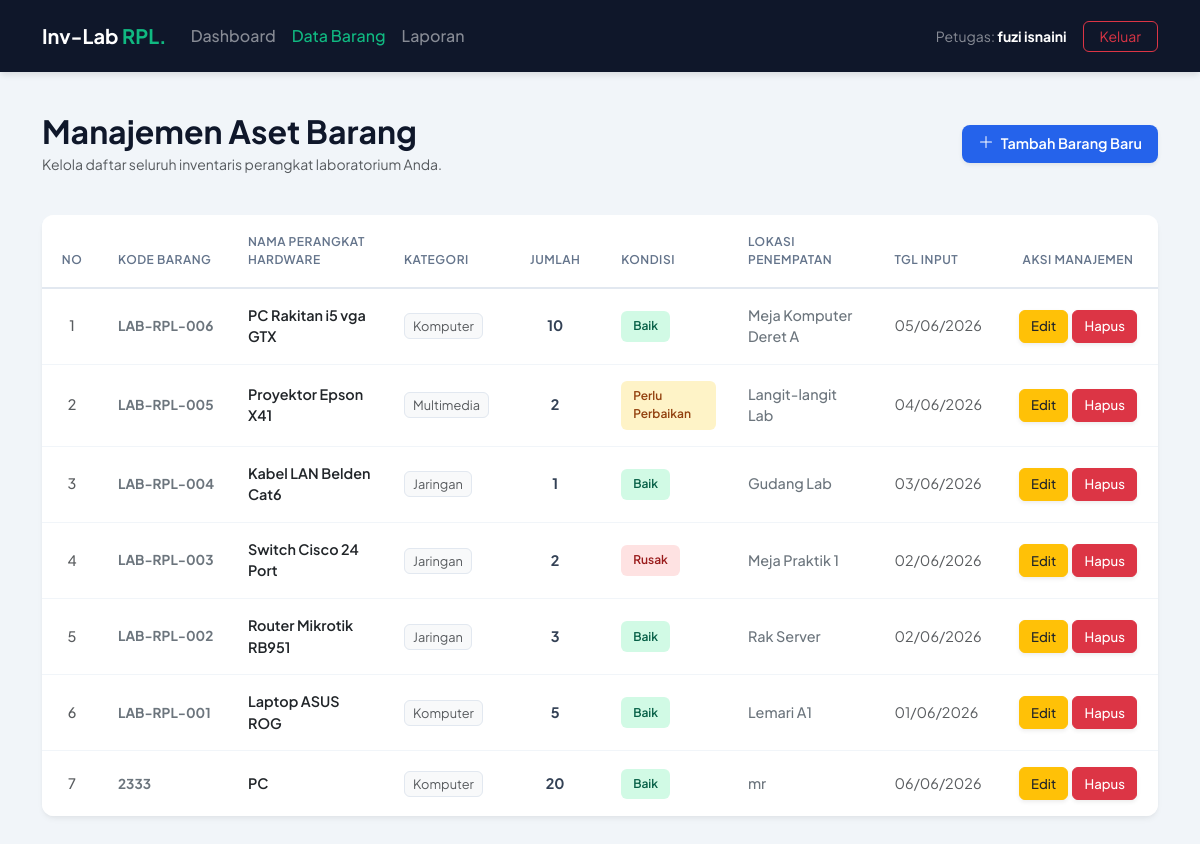
Screenshot of /barang/index.php (signed in) with the database file from the repository.
### tables this page shows
CREATE TABLE `barang` (
  `id` int NOT NULL,
  `user_id` int NOT NULL,
  `nama_barang` varchar(100) NOT NULL,
  `kode_barang` varchar(50) NOT NULL,
  `kategori` varchar(100) NOT NULL,
  `jumlah` int NOT NULL,
  `kondisi` varchar(50) NOT NULL,
  `lokasi` varchar(100) NOT NULL,
  `tanggal_input` date NOT NULL,
  `created_at` timestamp NULL DEFAULT NULL,
  `updated_at` timestamp NULL DEFAULT NULL
);

### barang/index.php (the view, shortened to what this page needs)
<?php
include '../config/database.php';
$user_id = $_SESSION['user_id'];
$query = mysqli_query($conn, "SELECT * FROM barang WHERE user_id=$user_id ORDER BY id DESC");
?>
<!DOCTYPE html>
<html lang="id">
<head>
    <link href="https://cdn.jsdelivr.net/npm/bootstrap@5.3.0/dist/css/bootstrap.min.css" rel="stylesheet">
</head>
<body>
<nav class="navbar navbar-expand-lg navbar-dark sticky-top py-3">
    <div class="container">
        <a class="navbar-brand fw-bold text-white" href="#">Inv-Lab <span style="color: #10b981;">RPL.</span></a>
        <div class="collapse navbar-collapse" id="navbarNav">
            <ul class="navbar-nav me-auto">
                <li class="nav-item"><a class="nav-link text-white-50" href="../dashboard.php">Dashboard</a></li>
                <li class="nav-item"><a class="nav-link active text-white" href="index.php">Data Barang</a></li>
                <li class="nav-item"><a class="nav-link text-white-50" href="../laporan/barang_print.php" target="_blank">Laporan</a></li>
            </ul>
            <div class="d-flex align-items-center">
                <span class="navbar-text text-white-50 me-3 small">Petugas: <strong class="text-white"><?= htmlspecialchars($_SESSION['name']); ?></strong></span>
                <a href="../auth/logout.php" class="btn btn-outline-danger btn-sm px-3" style="border-radius: 6px;">Keluar</a>
            </div>
        </div>
    </div>
</nav>
<div class="container mb-5">
    <div class="main-header d-flex flex-column flex-md-row justify-content-between align-items-md-center">
        <div>
            <h2 class="fw-bold tracking-tight mb-1">Manajemen Aset Barang</h2>
            <p class="text-muted small mb-0">Kelola daftar seluruh inventaris perangkat laboratorium Anda.</p>
        </div>
        <div class="mt-3 mt-md-0">
            <a href="create.php" class="btn btn-add btn-primary px-3 py-2 shadow-sm">
                <svg xmlns="http://www.w3.org/2000/svg" width="16" height="16" fill="currentColor" class="bi bi-plus-lg me-1 align-text-top" viewBox="0 0 16 16">
                    <path fill-rule="evenodd" d="M8 2a.5.5 0 0 1 .5.5v5h5a.5.5 0 0 1 0 1h-5v5a.5.5 0 0 1-1 0v-5h-5a.5.5 0 0 1 0-1h5v-5A.5.5 0 0 1 8 2Z"/>
                </svg> Tambah Barang Baru
            </a>
        </div>
    </div>
    <div class="card table-card mt-4">
        <div class="table-responsive">
            <table class="table table-hover mb-0 align-middle">
                <thead>
                    <tr>
                        <th class="text-center" style="width: 60px;">No</th>
                        <th style="width: 130px;">Kode Barang</th>
                        <th>Nama Perangkat Hardware</th>
                        <th>Kategori</th>
                        <th class="text-center" style="width: 100px;">Jumlah</th>
                        <th>Kondisi</th>
                        <th>Lokasi Penempatan</th>
                        <th>Tgl Input</th>
                        <th class="text-center" style="width: 160px;">Aksi Manajemen</th>
                    </tr>
                </thead>
                <tbody>
                    <?php
                    $no = 1;
                    if (mysqli_num_rows($query) > 0):
                        while($row = mysqli_fetch_assoc($query)):
                    ?>
                    <tr>
                        <td class="text-center text-muted fw-medium"><?= $no++; ?></td>
                        <td class="fw-bold text-secondary" style="font-size: 0.85rem;"><?= htmlspecialchars($row['kode_barang']); ?></td>
                        <td class="fw-semibold text-dark"><?= htmlspecialchars($row['nama_barang']); ?></td>
                        <td><span class="text-muted bg-light px-2 py-1 rounded small" style="border: 1px solid #e2e8f0; font-size: 0.8rem;"><?= htmlspecialchars($row['kategori']); ?></span></td>
                        <td class="text-center fw-bold"><?= number_format($row['jumlah']); ?></td>
                        <td>
                            <?php
                            $status = $row['kondisi'];
                            if ($status == 'Baik') {
                                echo '<span class="badge-status bg-status-baik">Baik</span>';
                            } elseif ($status == 'Rusak') {
                                echo '<span class="badge-status bg-status-rusak">Rusak</span>';
                            } else {
                                echo '<span class="badge-status bg-status-perbaikan">' . htmlspecialchars($status) . '</span>';
                            }
                            ?>
                        </td>
                        <td class="text-secondary fw-medium"><?= htmlspecialchars($row['lokasi']); ?></td>
                        <td class="text-muted small"><?= date('d/m/Y', strtotime($row['tanggal_input'])); ?></td>
                        <td class="text-center">
                            <div class="d-flex justify-content-center gap-1">
                                <a href="edit.php?id=<?= $row['id']; ?>" class="btn btn-action btn-warning text-dark shadow-sm">
                                    Edit
                                </a>
                                <a href="delete.php?id=<?= $row['id']; ?>" class="btn btn-action btn-danger text-white shadow-sm" onclick="return confirm('Apakah Anda yakin ingin menghapus data ini?')">
                                    Hapus
                                </a>
                            </div>
                        </td>
                    </tr>
                    <?php
                        endwhile;
                    endif; ?>
                </tbody>
            </table>
        </div>
    </div>
</div>
</body>
</html>

### barang/index.php (style rules this page uses)
body { font-family: 'Plus Jakarta Sans', sans-serif; background-color: #f1f5f9; color: #0f172a; }
.navbar { background-color: #0f172a !important; box-shadow: 0 4px 6px -1px rgba(0, 0, 0, 0.1); }
.nav-link { font-weight: 500; transition: color 0.2s ease; }
.nav-link:hover, .nav-link.active { color: #10b981 !important; }
.main-header { padding: 2.5rem 0 1rem 0; }
.table-card { border: none; border-radius: 12px; box-shadow: 0 4px 6px -1px rgba(0, 0, 0, 0.05), 0 2px 4px -1px rgba(0, 0, 0, 0.03); background-color: #ffffff; overflow: hidden; }
.table thead { background-color: #f8fafc; border-bottom: 2px solid #e2e8f0; }
.table th { font-weight: 600; text-transform: uppercase; font-size: 0.75rem; letter-spacing: 0.5px; color: #64748b; padding: 1.1rem 1rem; }
.table td { padding: 1rem; vertical-align: middle; color: #334155; font-size: 0.9rem; border-bottom: 1px solid #f1f5f9; }
.table tbody tr:last-child td { border-bottom: none; }
.badge-status { padding: 0.4rem 0.75rem; border-radius: 6px; font-weight: 600; font-size: 0.75rem; display: inline-block; }
.bg-status-baik { background-color: #d1fae5; color: #065f46; }
.bg-status-rusak { background-color: #fee2e2; color: #991b1b; }
.bg-status-perbaikan { background-color: #fef3c7; color: #92400e; }
.btn-action { padding: 0.35rem 0.7rem; font-size: 0.825rem; font-weight: 500; border-radius: 6px; transition: all 0.2s ease; }
.btn-add { background-color: #2563eb; border: none; border-radius: 8px; font-weight: 600; font-size: 0.9rem; transition: all 0.2s ease; }

### rows the page displays
barang: kode_barang "LAB-RPL-006", nama_barang "PC Rakitan i5 vga GTX", kategori "Komputer", jumlah "10", kondisi "Baik", lokasi "Meja Komputer Deret A", tanggal_input "05/06/2026"
barang: kode_barang "LAB-RPL-005", nama_barang "Proyektor Epson X41", kategori "Multimedia", jumlah "2", kondisi "Perlu Perbaikan", lokasi "Langit-langit Lab", tanggal_input "04/06/2026"
barang: kode_barang "LAB-RPL-004", nama_barang "Kabel LAN Belden Cat6", kategori "Jaringan", jumlah "1", kondisi "Baik", lokasi "Gudang Lab", tanggal_input "03/06/2026"
barang: kode_barang "LAB-RPL-003", nama_barang "Switch Cisco 24 Port", kategori "Jaringan", jumlah "2", kondisi "Rusak", lokasi "Meja Praktik 1", tanggal_input "02/06/2026"
barang: kode_barang "LAB-RPL-002", nama_barang "Router Mikrotik RB951", kategori "Jaringan", jumlah "3", kondisi "Baik", lokasi "Rak Server", tanggal_input "02/06/2026"
barang: kode_barang "LAB-RPL-001", nama_barang "Laptop ASUS ROG", kategori "Komputer", jumlah "5", kondisi "Baik", lokasi "Lemari A1", tanggal_input "01/06/2026"
barang: kode_barang "2333", nama_barang "PC", kategori "Komputer", jumlah "20", kondisi "Baik", lokasi "mr", tanggal_input "06/06/2026"

### other values shown
$_SESSION['name'] "fuzi isnaini"
